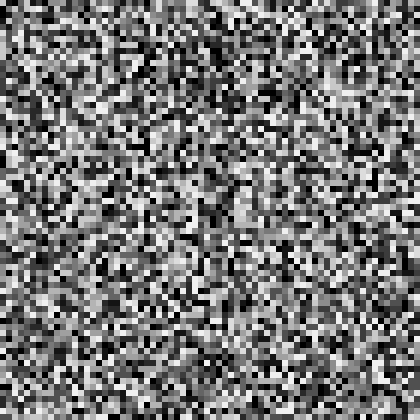
Frame 1 (no input)
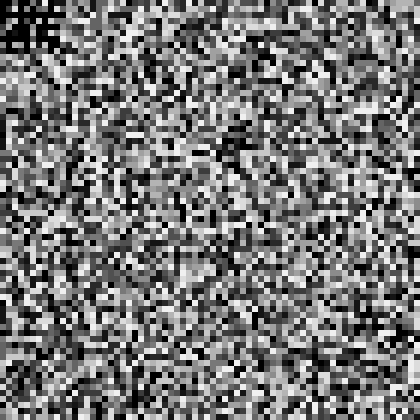
Frame 60 (no input)
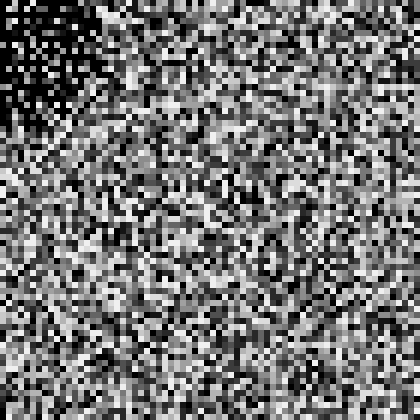
Frame 120 (the mouse pressed at the canvas centre since frame 60)

The p5.js sketch that drew these frames (run headless with seeded random() and noise() and a simulated clock; from frame 60 on, the mouse is pressed at the canvas centre):

// p5.js sketch
// ── sketch.js

const staticGridSize = 70;
let staticGrid;
let staticPixelSize = 6;

const staticColorStep = 20; //up for fewer static colors, down for more
let staticValues = [];


function getRandomInt(min, max) {
  min = Math.ceil(min);
  max = Math.floor(max);
  return Math.floor(Math.random() * (max - min + 1)) + min;
}

function getRandomElement(arr) {
  let idx = getRandomInt(0, arr.length - 1);
  return arr[idx];
}

function populateStaticValues() {
  for (let i = 0; i < 255; i += min(staticColorStep, 255 - i)) {
    staticValues.push(i);
  }
}

class StaticPixel {
  constructor(grey) {
    this.grey = grey;
    this.frozen = false;
  }
}

function generateStatic() {
  for (let i = 0; i < staticGrid.length; ++i) {
    for (let j = 0; j < staticGrid[i].length; ++j) {
      if (staticGrid[i][j].frozen) {
        continue;
      }
      staticGrid[i][j] = new StaticPixel(getRandomElement(staticValues));
    }
  }
}

function findStartPixel() {
  let eligiblePixels = [];
  //choose a start point
  for (let i = 0; i < staticGrid.length; ++i) {
    for (let j = 0; j < staticGrid[i].length; ++j) {
      if (staticGrid[i][j].grey == 0) {
        eligiblePixels.push([i, j]);
      }
    }
  }
  return getRandomElement(eligiblePixels);
}

function setup() {
  staticGrid = new Array(staticGridSize)
    .fill(null)
    .map(() =>
      new Array(staticGridSize).fill(0)
    );
  populateStaticValues();

  generateStatic();
  let [startPixelX, startPixelY] = findStartPixel();
  staticGrid[startPixelX][startPixelY].frozen = true;

  createCanvas(staticGridSize * staticPixelSize, staticGridSize * staticPixelSize);
  frameRate(20);
}

function drawStatic() {
  for (let i = 0; i < staticGrid.length; ++i) {
    for (let j = 0; j < staticGrid[i].length; ++j) {
      noStroke();
      fill(color(staticGrid[i][j].grey));
      square(i * staticPixelSize, j * staticPixelSize, staticPixelSize);
    }
  }
}


function coordsInRange(x, y) {
  return x >= 0 && x < staticGridSize && y >= 0 && y < staticGridSize;
}

function frozenSurroundingPixels(x, y) {
  const coordsToExamine = [
    [x + 1, y],
    [x - 1, y],
    [x, y + 1],
    [x, y - 1],
  ];
  let surroundingPixelCount = 0;
  for (let i = 0; i < coordsToExamine.length; ++i) {
    let x = coordsToExamine[i][0];
    let y = coordsToExamine[i][1];
    if (!coordsInRange(x, y)) {
      continue;
    }
    if (staticGrid[x][y].frozen) {
      ++surroundingPixelCount;
    }
  }
  return surroundingPixelCount;
}

function pixelShouldFreeze(x, y) {
  return coordsInRange(x, y) && !staticGrid[x][y].frozen && staticGrid[x][y].grey == 0 && frozenSurroundingPixels(x, y) < 2;
}

//maybe don't allow a pixel to freeze if it's got N frozen pizels around it
function examineSurroundingPixels(x, y) {
  const coordsToExamine = [
    [x + 1, y],
    [x - 1, y],
    [x, y + 1],
    [x, y - 1],
  ];
  for (let i = 0; i < coordsToExamine.length; ++i) {
    let x = coordsToExamine[i][0];
    let y = coordsToExamine[i][1];
    if (pixelShouldFreeze(x, y)) {
      staticGrid[x][y].frozen = true;
      examineSurroundingPixels(x, y);
    }
  }
}

function freezeSurroundingPixels() {
  for (let i = 0; i < staticGrid.length; ++i) {
    for (let j = 0; j < staticGrid[i].length; ++j) {
      if (staticGrid[i][j].frozen) {
        examineSurroundingPixels(i, j);
      }
    }
  }
}

function draw() {
  background(220);
  generateStatic();
  freezeSurroundingPixels();
  drawStatic();
}
